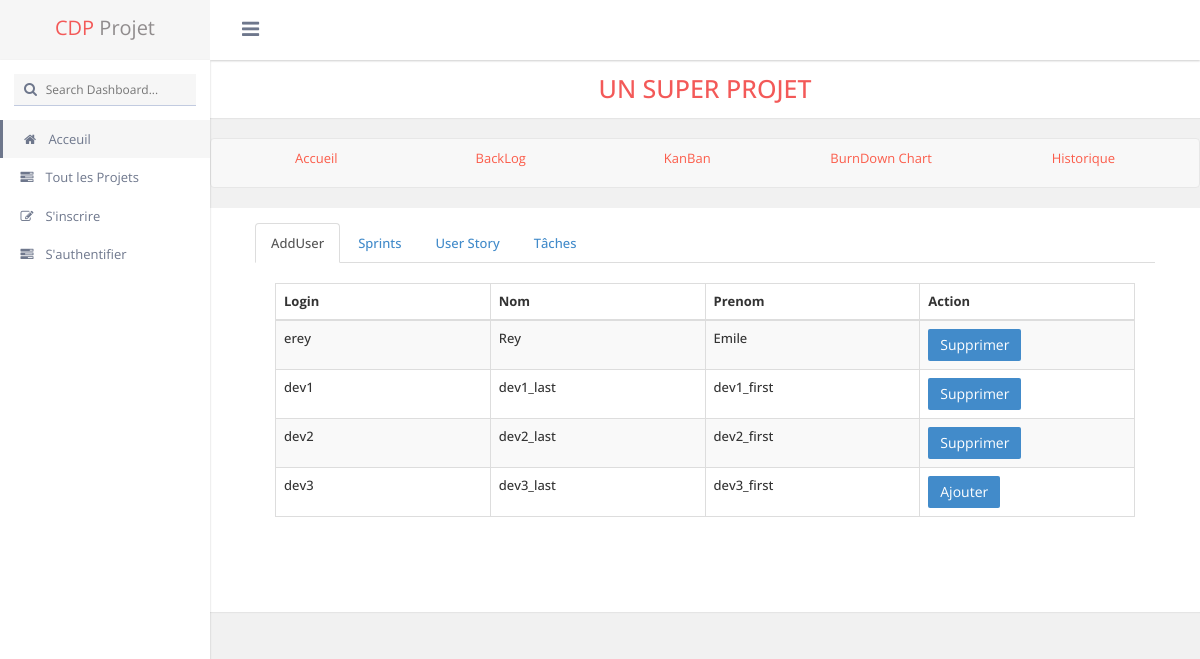
Screenshot of /Web/CDP/settings.php?id=1 with the database file from the repository.
### tables this page shows
CREATE TABLE Project (
	id INT UNSIGNED NOT NULL AUTO_INCREMENT,
	name VARCHAR(50) NOT NULL,
	description TEXT NOT NULL,
	language VARCHAR(20) NOT NULL,
	owner INT UNSIGNED NOT NULL,
	PRIMARY KEY (id),
	FOREIGN KEY (owner) REFERENCES User(id));

CREATE TABLE User (
	id INT UNSIGNED NOT NULL AUTO_INCREMENT,
	first_name VARCHAR(50) NOT NULL,
	last_name VARCHAR(50) NOT NULL,
	login VARCHAR(50) NOT NULL,
	email VARCHAR(50) NOT NULL,
	password TEXT NOT NULL,
	PRIMARY KEY (id),
	UNIQUE(login),
	UNIQUE(email) );

### Web/CDP/database.php (called while the page is built, shortened)
<?php
function get_project($mysql, $id_project){
	$rqt = "SELECT * FROM Project WHERE id=? ;";
	$stmt = $mysql->prepare($rqt);
	$stmt->bind_param("i", $id_project);
	$stmt->execute();
	$result = $stmt->get_result();
	return $result;
}
function get_developers($mysql, $id_project){
	$rqt = "SELECT User.id, first_name,last_name,login,email
				FROM Project
				JOIN User ON Project.owner=User.id
				WHERE Project.id = ?
				UNION
				SELECT User.id,first_name,last_name,login,email
				FROM User
				JOIN WorkOn ON WorkOn.id_user=User.id
				WHERE WorkOn.id_project = ? ;";
	$stmt = $mysql->prepare($rqt);
	$stmt->bind_param("ii", $id_project, $id_project);
	$stmt->execute();
	$result = $stmt->get_result();
	return $result;
}
function get_potential_user_for_project ($mysql, $id_project){
	$rqt = "SELECT id, first_name, last_name, login
				FROM User
				WHERE id NOT IN (SELECT id_user FROM WorkOn WHERE id_project=?) AND
					id NOT IN (SELECT owner FROM Project WHERE id = ?);";
	$stmt = $mysql->prepare($rqt);
	$stmt->bind_param("ii", $id_project, $id_project);
	$stmt->execute();
	$result = $stmt->get_result();
	return $result;
}
?>

### Web/CDP/settings.php (shortened to what this page needs)
<?php
include("database.php");
if( !$_GET["id"] ) {
  echo '<META HTTP-EQUIV="Refresh" Content="0; URL=404.php">';
  exit();
}
else{
  $mysql = connect();
  $project = get_project($mysql,$_GET["id"]);
  if ($project->num_rows == 0 ){
   echo '<META HTTP-EQUIV="Refresh" Content="0; URL=404.php">';
   exit();
 }
 else{
   $project = $project->fetch_array(MYSQLI_ASSOC);
 }
}
?>
<!DOCTYPE html PUBLIC "-//W3C//DTD XHTML 1.0 Transitional//EN" "http://www.w3.org/TR/xhtml1/DTD/xhtml1-transitional.dtd">
<html xmlns="http://www.w3.org/1999/xhtml">
<head>
    <link href="css/font-awesome.css" rel="stylesheet" type="text/css" />
    <link href="css/bootstrap.min.css" rel="stylesheet" type="text/css" />
    <link href="css/animate.css" rel="stylesheet" type="text/css" />
    <link href="css/admin.css" rel="stylesheet" type="text/css" />
    <link rel="stylesheet" type="text/css" href="https://cdn.datatables.net/r/bs-3.3.5/jq-2.1.4,dt-1.10.8/datatables.min.css"/>
  </head>
  <body class="light_theme  fixed_header left_nav_fixed">
    <div class="wrapper">
      <div class="header_bar">
        <div class="brand">
          <div class="logo" style="display:block"><span class="theme_color">CDP</span> Projet</div>
        </div>
        <div class="header_top_bar">
          <a href="javascript:void(0);" class="menutoggle"> <i class="fa fa-bars"></i> </a>
        </div>
      </div>
      <div class="inner">
        <div class="left_nav">
          <div class="search_bar"> <i class="fa fa-search"></i>
            <input name="" type="text" class="search" placeholder="Search Dashboard..." />
          </div>
          <div class="left_nav_slidebar">
            <ul>
                <?php
              if (isset($_SESSION['pseudo']) && isset($_SESSION['password'])) {
                printf("<li> <a href=\"myprofil.php?id=%d\"> <i class=\"fa fa-home\"></i> Mon Profil </a></li>",$_SESSION['id']);
                printf("<li> <a href=\"createProject.php\"> <i class=\"fa fa-edit\"></i> Créer un projet </a></li>");
                printf("<li class=\"left_nav_active theme_border\"> <a href='projects.php'> <i class='fa fa-tasks'></i> Tout les Projets </a></li>");
                printf("<li> <a href=\"logout.php\"> <i class=\"fa fa-power-off\"></i> Se déconnecter </a></li>");
              }
              else{
			    printf("<li class=\"left_nav_active theme_border\"> <a href='index.php'> <i class='fa fa-home'></i> Acceuil </a></li>");
                printf("<li > <a href='projects.php'> <i class='fa fa-tasks'></i> Tout les Projets </a></li>");
                printf("<li> <a href=\"inscription.php\"> <i class=\"fa fa-edit\"></i> S'inscrire </a></li>");
                printf("<li> <a href=\"login.php\"> <i class=\"fa fa-tasks\"></i> S'authentifier </a></li>");
              }
              ?>
            </ul>
          </div>
        </div>
        <div class="contentpanel">
          <div class="row center">
            <div class="col-lg-12 ">
             <section class="panel default blue_title h2">
               <?php
               printf("<div class=\"panel-heading border\">%s</div>",$project["name"]);
               ?>
             </section>
           </div>
         </div>
         <nav class="navbar navbar-default" role="navigation">
          <div class="collapse navbar-collapse">
            <ul class="nav nav-pills nav-justified">
              <?php
              printf("<li><a href=\"project.php?id=%d\">Accueil</a></li>",$project["id"]);
              printf("<li><a href=\"backLog.php?id=%d\">BackLog</a></li>",$project["id"]);
              printf("<li><a href=\"kanBan.php?id=%d\">KanBan</a></li>",$project["id"]);
              printf("<li><a href=\"burnDownChart.php?id=%d\">BurnDown Chart</a></li>",$project["id"]);
              printf("<li><a href=\"history.php?id=%d\">Historique</a></li>",$project["id"]);
              ?>
            </ul>
          </div>
        </nav>
        <div class="row">
         <div class="col-md-12">
           <section class="panel default blue_title h2">
             <div class="panel-body">
               <div class="container">
                   <div class="container clear_both padding_fix">
					<ul class="nav nav-tabs" id="myTab">
					  <li class="active"><a data-toggle="tab" href="#user">AddUser</a></li>
					  <li class=""><a data-toggle="tab" href="#sprints">Sprints</a></li>
					  <li class=""><a data-toggle="tab" href="#us">User Story</a></li>
					   <li class=""><a data-toggle="tab" href="#tache">Tâches</a></li>
					</ul>
					<div class="tab-content" id="myTabContent">
						<div id="user" class="tab-pane fade active in">
							<div class="form-group">
							  <form action="#" method="post" enctype="multipart/form-data">
							      <table class="table table-striped table-bordered" id="projects">
								  <thead>
									<tr>
									  <th class="col-md-2">Login</th>
									  <th class="col-md-2">Nom</th>
									  <th class="col-md-2">Prenom</th>
									  <th class="col-md-2"> Action</th>
									  </tr>
								  </thead>
								  <tbody>
									<?php
								  $mysql = connect();
								  $id_project= $project["id"];
								  $user = get_developers($mysql, $id_project);
								  while ($row = $user->fetch_array(MYSQLI_ASSOC)){
									printf("<tr>");
									$id_user = $row["id"];
									printf("<td data-title=\"Login\">%s</td>",$row["login"]);
									printf("<td data-title=\"Nom\">%s</td>",$row["last_name"]);
									printf("<td data-title=\"Prenom\">%s</td>",$row["first_name"]);
									printf("<td data-title=\"Action\">");
									echo "<button type='submit' class='btn btn-primary' name ='delete' value ='".$id_user."' >Supprimer</button>";
									printf("</td>");
									printf("</tr>");
									}
									$potential = get_potential_user_for_project($mysql,$id_project);
									 while ($res = $potential->fetch_array(MYSQLI_ASSOC)){
										printf("<tr>");
										$id_puser = $res["id"];
										printf("<td data-title=\"Login\">%s</td>",$res["login"]);
										printf("<td data-title=\"Nom\">%s</td>",$res["last_name"]);
										printf("<td data-title=\"Prenom\">%s</td>",$res["first_name"]);
										printf("<td data-title=\"Action\">");
										echo "<button type='submit' class='btn btn-primary' name ='submit' value ='".$id_puser."'>Ajouter</button>";
										printf("</td>");
										printf("</tr>");
									}
								?>
							   </tbody>
							  </table>
							  </form>
							</div>
						</div>
					</div>
				</div>
			</div>
			</div>
			</section>
</div>
</div>
</body>
</html>

### Web/CDP/settings.php (style rules this page uses)
.navbar-collapse a { color: #FB5C4A }

### rows the page displays
project: name "UN SUPER PROJET"
user: login "dev3", last_name "dev3_last", first_name "dev3_first", $id_puser 4 (drawn)

### other values shown
$row["login"] "erey"
$row["last_name"] "Rey"
$row["first_name"] "Emile"
$row["login"] "dev1"
$row["last_name"] "dev1_last"
$row["first_name"] "dev1_first"
$row["login"] "dev2"
$row["last_name"] "dev2_last"
$row["first_name"] "dev2_first"
